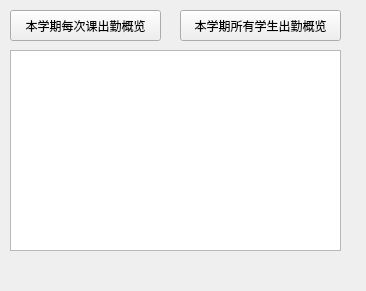
<?xml version="1.0" encoding="UTF-8"?>
<ui version="4.0">
 <class>Frame_query</class>
 <widget class="QWidget" name="Frame_query">
  <property name="geometry">
   <rect>
    <x>0</x>
    <y>0</y>
    <width>366</width>
    <height>291</height>
   </rect>
  </property>
  <property name="windowTitle">
   <string>Form</string>
  </property>
  <widget class="QTableWidget" name="tableWidget">
   <property name="geometry">
    <rect>
     <x>10</x>
     <y>50</y>
     <width>331</width>
     <height>201</height>
    </rect>
   </property>
   <property name="columnCount">
    <number>4</number>
   </property>
   <attribute name="horizontalHeaderVisible">
    <bool>false</bool>
   </attribute>
   <attribute name="horizontalHeaderCascadingSectionResizes">
    <bool>false</bool>
   </attribute>
   <attribute name="horizontalHeaderDefaultSectionSize">
    <number>63</number>
   </attribute>
   <attribute name="verticalHeaderVisible">
    <bool>false</bool>
   </attribute>
   <column/>
   <column/>
   <column/>
   <column/>
  </widget>
  <widget class="QPushButton" name="query_by_course">
   <property name="geometry">
    <rect>
     <x>10</x>
     <y>10</y>
     <width>151</width>
     <height>31</height>
    </rect>
   </property>
   <property name="text">
    <string>本学期每次课出勤概览</string>
   </property>
  </widget>
  <widget class="QPushButton" name="query_by_stu">
   <property name="geometry">
    <rect>
     <x>180</x>
     <y>10</y>
     <width>161</width>
     <height>31</height>
    </rect>
   </property>
   <property name="text">
    <string>本学期所有学生出勤概览</string>
   </property>
  </widget>
 </widget>
 <resources/>
 <connections/>
</ui>
